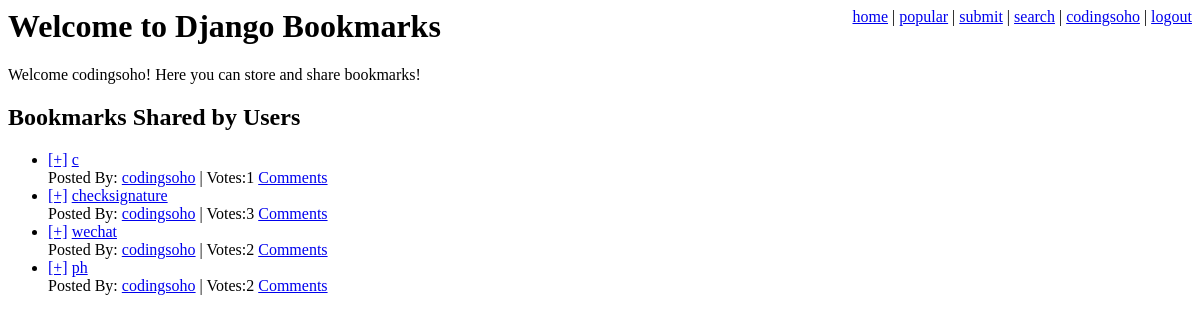
Screenshot of / (signed in) with the database file from the repository.
### bookmarks/models.py (models this page shows, shortened)
class SharedBookmark(models.Model):
    bookmark = models.ForeignKey(Bookmark, unique=True)
    date = models.DateTimeField(auto_now_add=True)
    votes = models.IntegerField(default=1)
    users_voted = models.ManyToManyField(User)

class Bookmark(models.Model):
    title = models.CharField(max_length=200)
    user = models.ForeignKey(User)
    link = models.ForeignKey(Link)

### bookmarks/views.py (the view)
# urls.py: url(r'^$', main_page),
def main_page(request):
    shared_bookmarks = SharedBookmark.objects.order_by('-date')[:10]
    return render_to_response(
        'main_page.html',
        {
            'user': request.user,
            'shared_bookmarks': shared_bookmarks,
        }
    )

### templates/main_page.html (shortened to what this page needs)
{% extends "base.html" %}
{% block head %}Welcome to Django Bookmarks{% endblock %}
{% block content %}
    {% if user.username %}
      <p>Welcome {{ user.username }}!
      Here you can store and share bookmarks!</p>
    {% else %}
      <p>Welcome anonymous user!
      You need to <a href="/login/">login</a>
      before you can store and share bookmarks.</p>
    {% endif %}
    <h2>Bookmarks Shared by Users</h2>
    {% include "shared_bookmark_list.html" %}
{% endblock %}

### templates/base.html (shortened to what this page needs)
<html>
    <head>
        <link rel="stylesheet" href="/site_media/style.css" type="text/css" />
    </head>
    <body>
        <div id="nav">
            <a href="/">home</a> |
            <a href="/popular/">popular</a> |
            {% if user.is_authenticated %}
                <a href="/save/">submit</a> |
                <a href="/search/">search</a> |
                <a href="/user/{{ user.username }}/">
                    {{ user.username }}</a> |
                <a href="/logout/">logout</a>
            {% else %}
                <a href="/login/">login</a>
                <a href="/register/">register</a>
            {% endif %}
        </div>
        <h1>{% block head %}{% endblock %}</h1>
        {% block content %}{% endblock %}
    </body>
</html>

### templates/shared_bookmark_list.html
{% if shared_bookmarks %}
    <ul class="bookmarks">
        {% for shared_bookmark in shared_bookmarks %}
        <li>
            <a href="/vote/?id={{ shared_bookmark.id }}" class="vote">[+]</a>
            <a href="{{ shared_bookmark.bookmark.link.url }}" class="title"> {{ shared_bookmark.bookmark.title }}</a>
            <br />
            Posted By:
            <a href="/user/{{ shared_bookmark.bookmark.user.username }}/" class="username"> {{ shared_bookmark.bookmark.user.username }}</a> |
            <span class="vote-count">Votes:{{ shared_bookmark.votes }}</span>
            <a href="/bookmark/{{ shared_bookmark.id }}/">Comments</a>
        </li>
        {% endfor %}
    </ul>
{% else %}
    <p>No bookmarks found.</p>
{% endif %}

### csblog/site_media/style.css (style rules this page uses)
#nav { float: right; }

### rows the page displays
SharedBookmark: bookmark "c", bookmark.user.username "codingsoho", votes "1"
SharedBookmark: bookmark "checksignature", bookmark.user.username "codingsoho", votes "3"
SharedBookmark: bookmark "wechat", bookmark.user.username "codingsoho", votes "2"
SharedBookmark: bookmark "ph", bookmark.user.username "codingsoho", votes "2"

### other values shown
{{ user.username }} "codingsoho"
